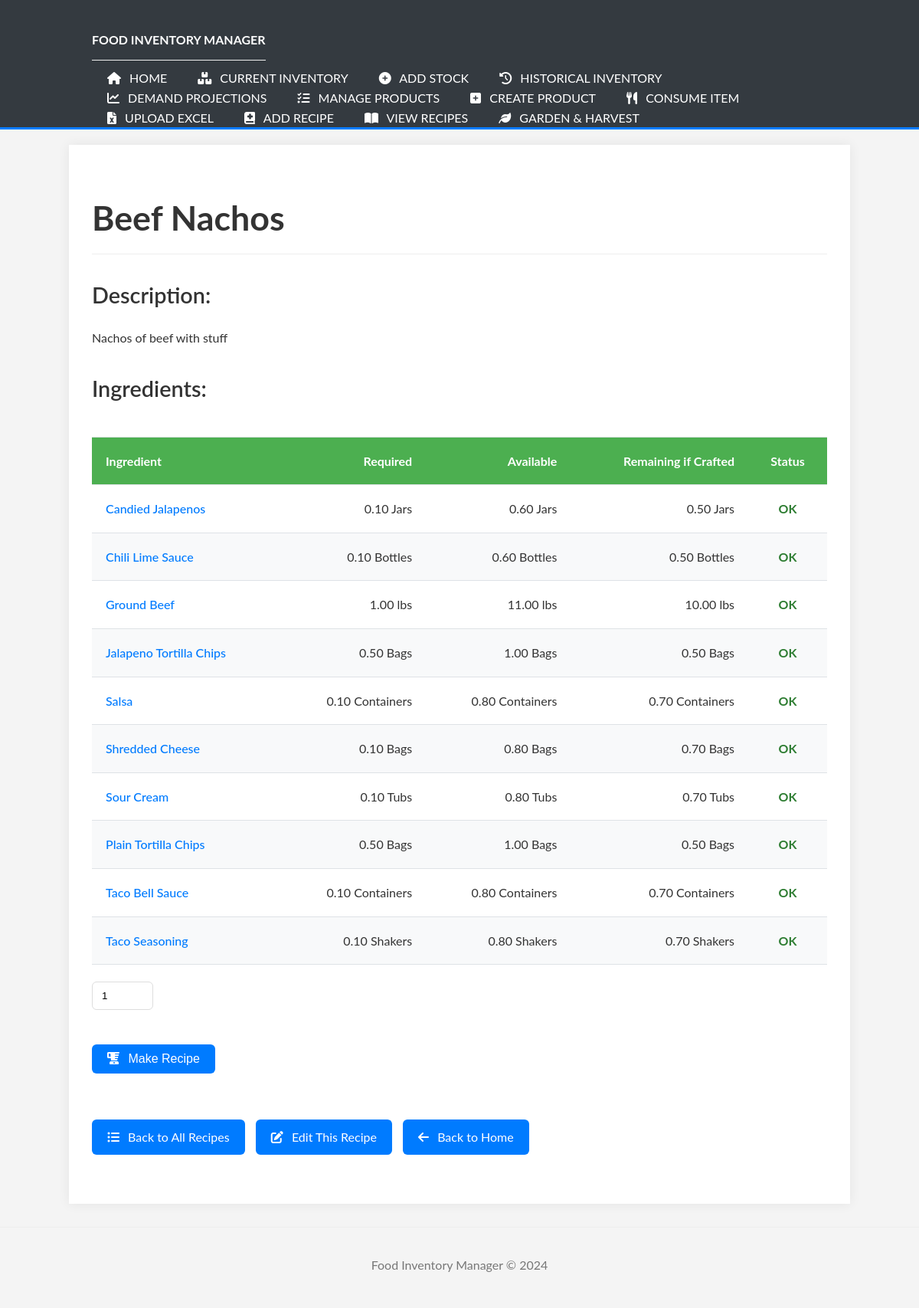
The page /recipes/name/Beef Nachos on the database its author committed.
### tables this page shows
CREATE TABLE recipes (
                        id INTEGER PRIMARY KEY AUTOINCREMENT,
                        name TEXT NOT NULL UNIQUE COLLATE NOCASE,
                        description TEXT
                    );

CREATE TABLE recipe_ingredients (
                        id INTEGER PRIMARY KEY AUTOINCREMENT,
                        recipe_id INTEGER NOT NULL,
                        item_name TEXT NOT NULL,
                        quantity_required REAL NOT NULL,
                        FOREIGN KEY (recipe_id) REFERENCES recipes(id) ON DELETE CASCADE
                    );

CREATE TABLE products (
                        id INTEGER PRIMARY KEY AUTOINCREMENT,
                        name TEXT NOT NULL UNIQUE,
                        category TEXT,
                        subcategory TEXT,
                        unit_of_measure TEXT NOT NULL,
                        default_expiry_days INTEGER NOT NULL,
                        par_level REAL DEFAULT 0,
                        max_holding_amount REAL DEFAULT 0,
    purchase_location TEXT,
    consumption_override_rate REAL DEFAULT NULL
                    );

### app.py (the view)
@app.route('/recipes/name/<path:recipe_name>') # Using path for flexibility with names
def recipe_detail_view(recipe_name):
    recipe = recipe_mngr.get_recipe_by_name(recipe_name)
    if not recipe:
        flash(f"Recipe '{recipe_name}' not found.", 'error')
        return redirect(url_for('recipes_list_view'))
    ingredients_status = []
    recipe_makeable = True # Assume true until an insufficient ingredient is found
    if recipe.get('ingredients'):
        for ing in recipe['ingredients']:
            item_name = ing['item_name']
            required_qty = float(ing['quantity_required'])
            available_qty = manager.get_total_item_quantity(item_name)
            remaining_qty = available_qty - required_qty
            sufficient = remaining_qty >= 0
            if not sufficient:
                recipe_makeable = False # Mark recipe as not makeable
            product_details = manager.get_product_by_name(item_name)
            product_unit_of_measure = 'units' # Default unit
            ingredient_product_id = None # Default to None
            if product_details:
                if product_details.get('unit_of_measure'):
                    product_unit_of_measure = product_details['unit_of_measure']
                if product_details.get('id'):
                    ingredient_product_id = product_details['id']
            ingredients_status.append({
                'name': item_name,
                'product_id': ingredient_product_id, # Add product_id here
                'required': required_qty,
                'available': available_qty,
                'remaining': remaining_qty,
                'sufficient': sufficient,
                'needed_more': -remaining_qty if not sufficient else 0,
                'unit_of_measure': product_unit_of_measure,
            })
    else: # Recipe has no ingredients listed
        recipe_makeable = True # Technically makeable if no ingredients are needed
    return render_template('recipe_detail.html',
                           recipe=recipe,
                           ingredients_status=ingredients_status,
                           recipe_makeable=recipe_makeable)

### Food_manager.py (called while the page is built)
    def _get_db_connection(self):
        if self.conn and self.db_filepath == ":memory:":
            return self.conn
        conn = sqlite3.connect(self.db_filepath)
        conn.row_factory = sqlite3.Row # Access columns by name
        return conn

    def get_product_by_name(self, name):
        try:
            with self._get_db_connection() as conn:
                cursor = conn.cursor()
                cursor.execute("SELECT * FROM products WHERE LOWER(name) = LOWER(?)", (name,))
                row = cursor.fetchone()
                return dict(row) if row else None
        except sqlite3.Error as e:
            print(f"Database error getting product by name '{name}': {e}")
            return None

    def _parse_quantity_string(self, quantity_str):
        if isinstance(quantity_str, (int, float)):
            return float(quantity_str)
        s_quantity_str = str(quantity_str).strip()
        if not s_quantity_str:
            return 0.0
        parts = s_quantity_str.split()
        try:
            return float(parts[0])
        except (ValueError, IndexError):
            if s_quantity_str: # Check if the original stripped string was non-empty
                return 1.0
            return 0.0 # Default for completely unparseable or empty strings

### recipe_manager.py (called while the page is built)
    def _get_db_connection(self):
        conn = sqlite3.connect(self.db_filepath)
        conn.row_factory = sqlite3.Row # Access columns by name
        conn.execute("PRAGMA foreign_keys = ON;") # Crucial for ON DELETE CASCADE
        return conn

### templates/recipe_detail.html (shortened to what this page needs)
{% extends "base.html" %}
{% block page_header %}
    {% if recipe %}
        <h1 class="page-title">{{ recipe.name }}</h1>
    {% else %}
        <h1 class="page-title">Recipe Not Found</h1>
    {% endif %}
{% endblock %}
{% block content %}
    {% if recipe %}
        <div class="recipe-description-section">
            <h3>Description:</h3>
            <p>{{ recipe.description if recipe.description else 'No description available.' }}</p>
        </div>
        <h3 style="margin-top: 30px;">Ingredients:</h3>
        {% if ingredients_status %}
        <div class="table-responsive-wrapper">
            <table class="ingredients-table">
                <thead>
                    <tr>
                        <th class="recipe-ingredients-header">Ingredient</th>
                        <th class="recipe-ingredients-header text-right">Required</th>
                        <th class="recipe-ingredients-header text-right">Available</th>
                        <th class="recipe-ingredients-header text-right">Remaining if Crafted</th>
                        <th class="recipe-ingredients-header text-center">Status</th>
                    </tr>
                </thead>
                <tbody>
                    {% for ing in ingredients_status %}
                        <tr class="{{ 'sufficient' if ing.sufficient else 'insufficient' }}">
                            <td>
                                {% if ing.product_id %}
                                <a href="#" class="product-name-link" data-product-id="{{ ing.product_id }}" onclick="openProductModal(this.dataset.productId); return false;">{{ ing.name }}</a>
                                {% else %}
                                {{ ing.name }}
                                {% endif %}
                            </td>
                            <td class="text-right">{{ "%.2f"|format(ing.required) if ing.required is number else ing.required }} {{ ing.unit_of_measure }}</td>
                            <td class="text-right">{{ "%.2f"|format(ing.available) if ing.available is number else ing.available }} {{ ing.unit_of_measure }}</td>
                            <td class="text-right">{{ "%.2f"|format(ing.remaining) if ing.remaining is number else ing.remaining }} {{ ing.unit_of_measure }}</td>
                            <td class="text-center">
                                {% if ing.sufficient %}
                                    <span class="status-ok">OK</span>
                                {% else %}
                                    <span class="status-needed">Needed: {{ "%.2f"|format(ing.needed_more) if ing.needed_more is number else ing.needed_more }} {{ ing.unit_of_measure }}</span>
                                {% endif %}
                            </td>
                        </tr>
                    {% endfor %}
                </tbody>
            </table>
        </div>
            <div class="actions-section" style="margin-top: 20px;">
                {% if recipe_makeable %}
                    <form method="POST" action="{{ url_for('make_recipe_view', recipe_name=recipe.name) }}" class="form-inline">
                        <div class="form-group mb-2 mr-sm-2">
                            <input type="number" class="form-control" id="num_batches" name="num_batches" value="1" min="1" style="width: 80px;" title="Number of batches to make">
                        </div>
                        <button type="submit" class="button btn btn-success mb-2"><i class="fas fa-blender"></i> Make Recipe</button>
                    </form>
                {% endif %}
            </div>
        {% else %}
            <p>This recipe has no ingredients listed.</p>
        {% endif %}
    {% else %}
        <p class="empty-message">The recipe you are looking for could not be found.</p>
    {% endif %}
    <p style="margin-top: 30px;">
        <a href="{{ url_for('recipes_list_view') }}" class="nav-link-button"><i class="fas fa-list-ul"></i> Back to All Recipes</a>
        <a href="{{ url_for('edit_recipe_view', recipe_id=recipe.id) }}" class="nav-link-button"><i class="fas fa-edit"></i> Edit This Recipe</a>
        <a href="{{ url_for('home') }}" class="nav-link-button"><i class="fas fa-arrow-left"></i> Back to Home</a>
    </p>
{% endblock %}

### static/style.css (style rules this page uses)
body { font-family: 'Lato', Arial, sans-serif; margin: 0; padding: 0; background-color: #f4f4f4; color: #333; line-height: 1.6; }
h1, h2, h3 { color: #333; }
h1, h1.page-title { font-size: 2.8em; font-weight: 700; margin-bottom: 30px; color: #333; border-bottom: 1px solid #eee; padding-bottom: 10px; }
h3 { font-size: 1.8em; font-weight: 600; margin-bottom: 20px; }
p { margin-bottom: 1.5em; }
.form-group { margin-bottom: 25px; }
.form-control, .form-control-file { width: 100%; padding: 10px 12px; border: 1px solid #ddd; border-radius: 6px; box-sizing: border-box; margin-top: 2px; }
table { width: 100%; border-collapse: collapse; margin-top: 20px; border-top: 1px solid #dee2e6; }
th, td { padding: 18px; border: none; border-bottom: 1px solid #dee2e6; text-align: left; vertical-align: middle; }
th { background-color: #e9ecef; color: #212529; font-weight: bold; }
th.recipe-ingredients-header { background-color: #4CAF50; color: #fff; }
tr:nth-child(even) { background-color: #f8f9fa; }
a { color: #007bff; text-decoration: none; }
.button, .nav-link-button { display: inline-block; margin-top: 20px; padding: 10px 20px; background-color: #007bff; color: white !important; border-radius: 6px; text-decoration: none; border: none; cursor: pointer; font-size: 1em; margin-right: 10px; margin-bottom: 10px; transition: background-color 0.2s ease-out, box-shadow 0.2s ease-out; }
.button i, .nav-link-button i { margin-right: 7px; }
.status-ok { color: #2e7d32; font-weight: bold; }
.table-responsive-wrapper { overflow-x: auto; margin-top: 20px; margin-bottom: 20px; }
.text-right { text-align: right !important; }
.text-center { text-align: center !important; }
.product-name-link { color: #007bff; text-decoration: none; cursor: pointer; font-weight: 500; }

### rows shown on the page
recipes: name "Beef Nachos", description "Nachos of beef with stuff"
recipe_ingredients: name "Candied Jalapenos", quantity_required "0.10"
products: unit_of_measure "Jars", unit_of_measure "Jars", unit_of_measure "Jars"
recipe_ingredients: name "Chili Lime Sauce", quantity_required "0.10"
products: unit_of_measure "Bottles", unit_of_measure "Bottles", unit_of_measure "Bottles"
recipe_ingredients: name "Ground Beef", quantity_required "1.00"
products: unit_of_measure "lbs", unit_of_measure "lbs", unit_of_measure "lbs"
recipe_ingredients: name "Jalapeno Tortilla Chips", quantity_required "0.50"
products: unit_of_measure "Bags", unit_of_measure "Bags", unit_of_measure "Bags"
recipe_ingredients: name "Salsa", quantity_required "0.10"
products: unit_of_measure "Containers", unit_of_measure "Containers", unit_of_measure "Containers"
recipe_ingredients: name "Shredded Cheese", quantity_required "0.10"
products: unit_of_measure "Bags", unit_of_measure "Bags", unit_of_measure "Bags"
recipe_ingredients: name "Sour Cream", quantity_required "0.10"
products: unit_of_measure "Tubs", unit_of_measure "Tubs", unit_of_measure "Tubs"
recipe_ingredients: name "Plain Tortilla Chips", quantity_required "0.50"
products: unit_of_measure "Bags", unit_of_measure "Bags", unit_of_measure "Bags"
recipe_ingredients: name "Taco Bell Sauce", quantity_required "0.10"
products: unit_of_measure "Containers", unit_of_measure "Containers", unit_of_measure "Containers"
recipe_ingredients: name "Taco Seasoning", quantity_required "0.10"
products: unit_of_measure "Shakers", unit_of_measure "Shakers", unit_of_measure "Shakers"
